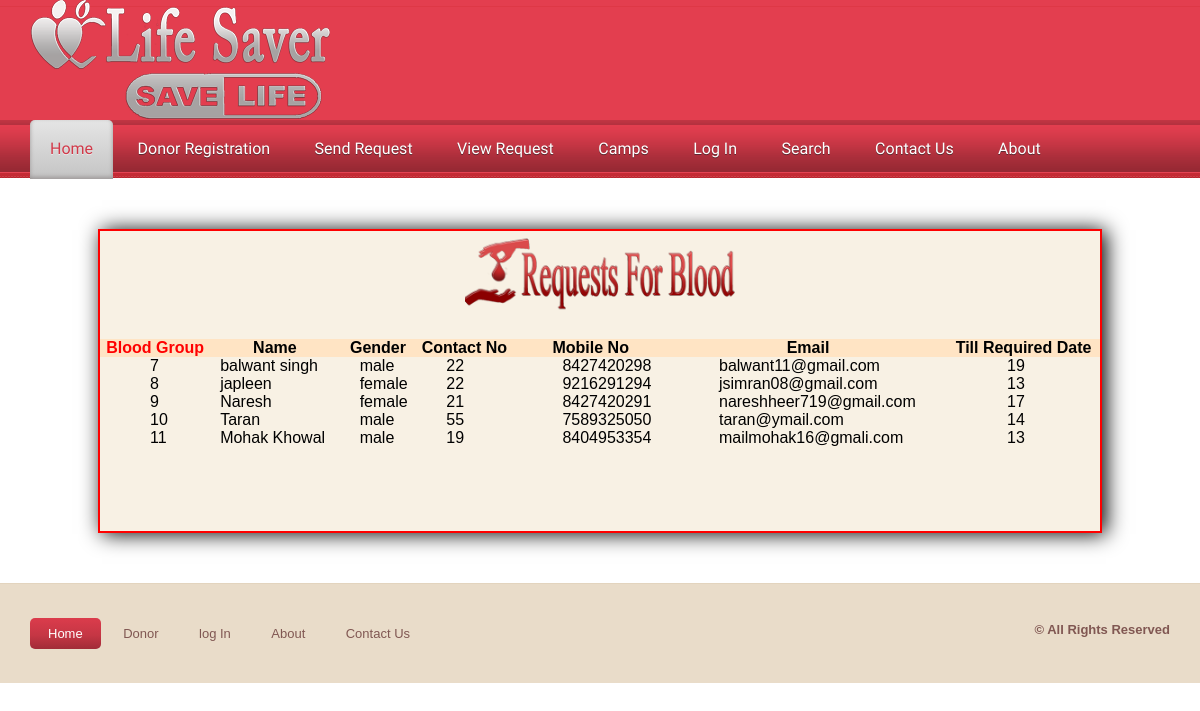
Screenshot of /viewrequest.php with the database file from the repository.
### tables this page shows
CREATE TABLE `requestes` (
  `req_id` int(100) NOT NULL,
  `name` varchar(100) NOT NULL,
  `gender` varchar(100) NOT NULL,
  `age` varchar(100) NOT NULL,
  `mobile` varchar(100) NOT NULL,
  `email` varchar(100) NOT NULL,
  `bgroup` int(100) NOT NULL,
  `reqdate` datetime NOT NULL,
  `detail` varchar(500) NOT NULL
);

### viewrequest.php (the view, shortened to what this page needs)
<!DOCTYPE html PUBLIC "-//W3C//DTD XHTML 1.0 Transitional//EN" "http://www.w3.org/TR/xhtml1/DTD/xhtml1-transitional.dtd">
<html xmlns="http://www.w3.org/1999/xhtml">
<head>
<link href="css/lightbox.css" rel="stylesheet" />
    <link href="StyleSheet.css" rel="stylesheet" type="text/css" />
<link href="css/style.css" rel="stylesheet" type="text/css" media="all" />
<link href="css/flexslider.css" rel="stylesheet" type="text/css" media="all" />
</head>
<body>
<?php include('admin/function.php'); ?>
 <div class="h_bg">
<div class="wrap">
<div class="header">
		<div class="logo">
			<h1><a href="index.php"><img src="Images/logo.png" alt=""></a></h1>
		</div>
	</div>
</div>
</div>
<div class="nav_bg">
<div class="wrap">
		<?php require('header.php');?>
	</div>
<div style="height:300px; width:1000px; margin:auto; margin-top:50px; margin-bottom:50px; background-color:#f8f1e4; border:2px solid red; box-shadow:4px 1px 20px black;">
     <form method="post" enctype="multipart/form-data">
 <table cellpadding="20" cellspacing="20" width="1000px" height="200px"  style="margin:auto" >
   <tr><td colspan="7" align="center"><img src="Images/brequest.png" height="90px" /></td></tr>
   <tr><td>&nbsp;</td><td>&nbsp;</td></tr>
 <tr style="background-color:bisque" align="center" class="bold">
             <td class="bold" style="color:red"  >Blood Group</td><td align="center">Name</td><td align="center">Gender</td><td align="center">Contact No</td><td align="center">Mobile No</td><td align="center">Email</td>
            <td align="center">Till Required Date</td>
        </tr>
<?php
$cn=mysqli_connect("localhost","root","","bloodbank");
$s="select * from requestes";
	$result=mysqli_query($cn,$s);
	while($data=mysqli_fetch_array($result))
	{
				echo"<tr><td  style=' padding-left:50px'>$data[0]</td><td  style=' padding-left:10px'>$data[1]</td><td  style=' padding-left:20px'>$data[2]</td><td  style=' padding-left:30px'>$data[3]</td><td  style=' padding-left:50px'>$data[4]</td><td  style=' padding-left:50px'>$data[5]</td><td  style=' padding-left:60px'>$data[6]</td></tr>";
			}
			?>
</table>
</form>
        </div>
<div class="ftr-bg">
<div class="wrap">
<div class="footer">
	<div class="f_nav">
		<ul>
			<li class="active"><a href="index.php">Home</a></li>
			<li><a href="donar.php">Donor</a></li>
            <li><a href="login.php">log In</a></li>
            <li><a href="aboutus.php">About</a></li>
            <li><a href="contact.php">Contact Us</a></li>
            </ul>
	</div>
		<div class="copy">
			<p class="title">© All Rights Reserved </p>
		</div>
</div>
</div>
</div>
</body>
</html>

### Admin/function.php (shortened to what this page needs)
<!DOCTYPE html PUBLIC "-//W3C//DTD XHTML 1.0 Transitional//EN" "http://www.w3.org/TR/xhtml1/DTD/xhtml1-transitional.dtd">
<html xmlns="http://www.w3.org/1999/xhtml">
<head>
</head>
<body>
</body>
</html>

### header.php
<ul class="nav">
			<li class="active"><a href="index.php">Home</a></li>
			<li><a href="registration.php">Donor Registration</a></li>
			<li><a href="requests.php">send Request</a></li>
            <li><a href="viewrequest.php">View Request</a></li>
            <li><a href="camps.php">Camps</a></li>
            <li><a href="login.php">log In</a></li>
            <li><a href="search.php">Search</a></li>
            <li><a href="contact.php">Contact Us</a></li>
           	<li><a href="aboutus.php">About</a></li>
            </ul>

### css/lightbox.css (style rules this page uses)
body:after { content: url(../img/close.png) url(../img/loading.gif) url(../img/prev.png) url(../img/next.png); display: none; }

### StyleSheet.css (style rules this page uses)
.title { font-weight:bold; color:#805752; font-size: 16px; text-align: left; padding-left: 20px; }
.bold { font-weight:bold; }

### css/style.css (style rules this page uses)
html,body,div,span,applet,object,iframe,h1,h2,h3,h4,h5,h6,p,blockquote,pre,a,abbr,acronym,address,big,cite,code,del,dfn,em,img,ins,kbd,q,s,samp,small,strike,strong,sub,sup,tt,var,b,u,i,dl,dt,dd,ol,nav ul,nav li,fieldset,form,label,legend,table,caption,tbody,tfoot,thead,tr,th,td,article,aside,canvas,details,embed,figure,figcaption,footer,header,hgroup,menu,nav,output,ruby,section,summary,time,mark,audio,video { margin:0;padding:0;border:0;font-size:100%;font:inherit;vertical-align:baseline; }
ol,ul { list-style:none;margin:0;padding:0; }
table { border-collapse:collapse;border-spacing:0; }
a { text-decoration:none; }
img { max-width:100%; }
body { font-family: Arial, Geneva,Helvetica, sans-serif; font-size: 100%; }
.wrap { margin:0 auto; width:80%; }
.h_bg { background: url('../images/h_bg.png') repeat-x ; }
.nav_bg { background: url('../images/nav_bg.png') center 0 repeat-x #CF797E; height:58px; }
.nav li { display:inline-block; }
.nav li a { font-family: 'Source Sans Pro', sans-serif; line-height:1.8em; display:block; text-decoration:none; font-weight:normal; color:#ffffff; padding:15px 20px; font-size: 1em; text-transform: capitalize; text-shadow: 0 1px 0 #5C2830; letter-spacing:0px; }
.nav li.active a { text-shadow: 0 1px 0 #EBEBEB; color:#D13949; background: #E5E5E5; background: -moz-linear-gradient(top, #E5E5E5 0%, #C4C4C4 100%); background: -webkit-gradient(linear, left top, left bottom, color-stop(0%,#E5E5E5), color-stop(100%,#C4C4C4)); filter: progid:DXImageTransform.Microsoft.gradient( startColorstr='#E5E5E5', endColorstr='#C4C4C4',GradientType=0 ); -moz-border-radius:5px 5px 0 0; -webkit-border-radius:5px 5px 0 0; border-radius:5px 5px 0 0; box-shadow: inset 0px -2px 4px #9C9797; -webkit-box-shadow: inset 0px -2px 4px #9C9797; -moz-box-shadow: inset 0px -2px 4px #9C9797; -o-box-shadow: inset 0px -2px 4px #9C9797; }
.ftr-bg { background: #E9DCC9; border-top: 1px solid rgba(214, 195, 167, 0.34); }
.footer { padding:3% 0; }
.f_nav { float:left; }
.f_nav li { display: inline-block; }
.f_nav li.active a { color:#ffffff; background: rgb(219,60,76); background: -moz-linear-gradient(top, rgba(219,60,76,1) 0%, rgba(197,54,68,1) 56%, rgba(162,44,56,1) 99%); background: -webkit-gradient(linear, left top, left bottom, color-stop(0%,rgba(219,60,76,1)), color-stop(56%,rgba(197,54,68,1)), color-stop(99%,rgba(162,44,56,1))); background: -webkit-linear-gradient(top, rgba(219,60,76,1) 0%,rgba(197,54,68,1) 56%,rgba(162,44,56,1) 99%); background: -o-linear-gradient(top, rgba(219,60,76,1) 0%,rgba(197,54,68,1) 56%,rgba(162,44,56,1) 99%); background: -ms-linear-gradient(top, rgba(219,60,76,1) 0%,rgba(197,54,68,1) 56%,rgba(162,44,56,1) 99%); background: linear-gradient(to bottom, rgba(219,60,76,1) 0%,rgba(197,54,68,1) 56%,rgba(162,44,56,1) 99%); filter: progid:DXImageTransform.Microsoft.gradient( startColorstr='#db3c4c', endColorstr='#a22c38',GradientType=0 ); }
.f_nav li a { border-radius: 5px; -webkit-border-radius: 5px; -moz-border-radius: 5px; -o-border-radius: 5px; display:block; padding: 8px 18px; color: #805752; font-size: 0.8125em; }
.copy { float: right; }
.copy p { color: #805752; font-size: 0.8125em; line-height: 1.8em; }
@media only screen and (max-width: 1280px) { .wrap { width:95%; } }

### rows the page displays
requestes: req_id "7", name "balwant singh", gender "male", age "22", mobile "8427420298", email "balwant11@gmail.com", bgroup "19"
requestes: req_id "8", name "japleen", gender "female", age "22", mobile "9216291294", email "jsimran08@gmail.com", bgroup "13"
requestes: req_id "9", name "Naresh", gender "female", age "21", mobile "8427420291", email "nareshheer719@gmail.com", bgroup "17"
requestes: req_id "10", name "Taran", gender "male", age "55", mobile "7589325050", email "taran@ymail.com", bgroup "14"
requestes: req_id "11", name "Mohak Khowal", gender "male", age "19", mobile "8404953354", email "mailmohak16@gmali.com", bgroup "13"
